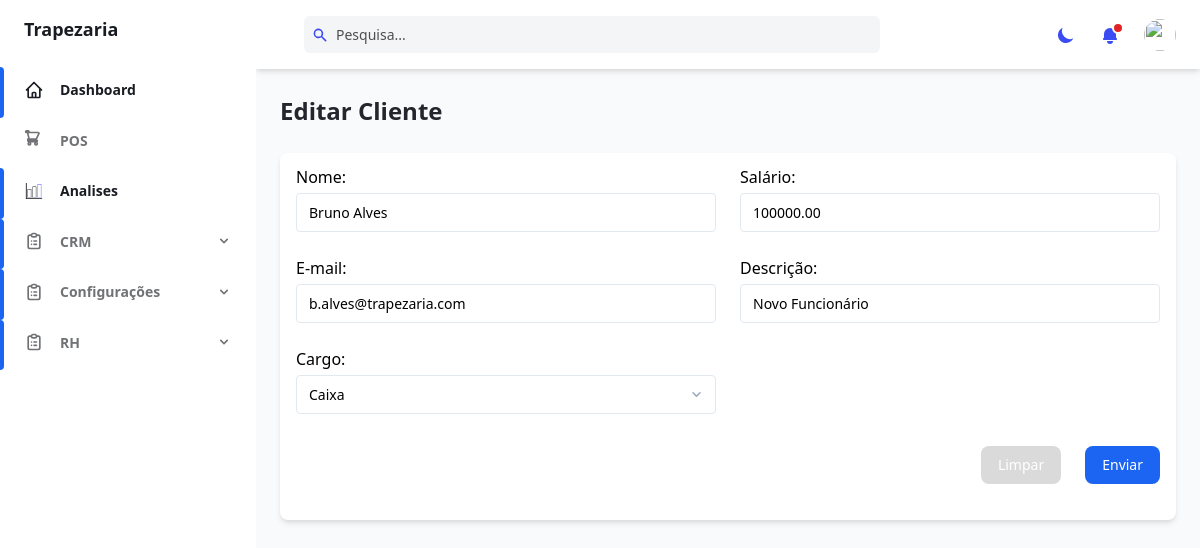
The app's page /rh/2/edit/ (signed in) with its own data.
### rh/models.py (models this page shows, shortened)
class EmployeeModel(models.Model):
    __name__='employeers'
    name = models.CharField(null=False, max_length=50)
    salary = models.DecimalField(null=False, default=25000, decimal_places=2, max_digits=12)
    email = models.CharField(null=True, max_length=100)
    description = models.TextField()
    status = models.BooleanField(default=True)
    user = models.ForeignKey(User, on_delete=models.SET_NULL, null=True)
    position = models.ForeignKey(PositionModel, on_delete=models.SET_NULL, null=True)
    class Meta:
        permissions = [
            ("view_employee", "Pode visualizar Funcionário"),
            ("change_employee", "Pode criar/editar Funcionário"),
            ("delete_employee", "Pode eliminar Funcionário"),
        ]

### rh/views.py (the view)
# urls.py: path('<str:pk>/edit/', views.employee_edit, name='employee_edit'),
@login_required
@permission_required('rh.change_employee')
def employee_edit(request, pk):
    employee = get_object_or_404(EmployeeModel, pk=pk)
    if request.method == 'POST':
        form = EmployeeForm(request.POST, instance=employee)
        if form.is_valid():
            employee = form.save()
            if employee.user:
                user = employee.user
                user.groups.clear()
                user.groups.add(employee.position.group)
            messages.success(request, f"Cliente {employee} editado com sucesso!", "text-green-500 bg-green-100 dark:text-green-100 dark:bg-green-500")
            return HttpResponseRedirect(reverse('rh:index'))
    else:
        form = EmployeeForm(instance=employee)
    return render(request, 'form.html', {'form': form, 'employee': employee, 'title': 'Editar Cliente'})

### rh/models.py (called while the page is built)
    def __str__(self):
        return self.group.name

### management/templates/form.html (shortened to what this page needs)
{% extends "base.html" %}
{% load static %}
{% block content_title %}{{title}}{% endblock content_title %}
{% block content %}
    <form method="post">
        <div class="px-4 py-3 mb-6 bg-white rounded-lg shadow-md dark:bg-gray-800">
            <div class="grid gap-6 mb-8 md:grid-cols-2 xl:grid-cols-2">
                {{ form.as_p }}
            </div>
            <div class="flex justify-end mb-6 mt-6 text-sm gap-6">
                <button
                    class="px-4 py-2 text-sm font-medium leading-5 text-white transition-colors duration-150 bg-gray-300 border border-transparent rounded-lg active:bg-gray-100 hover:bg-gray-100 hover:text-gray-700 focus:outline-none focus:shadow-outline-blue">
                    Limpar
                </button>
                <button
                    class="px-4 py-2 text-sm font-medium leading-5 text-white transition-colors duration-150 bg-blue-600 border border-transparent rounded-lg active:bg-blue-600 hover:bg-blue-700 focus:outline-none focus:shadow-outline-blue">
                    Enviar
                </button>
            </div>
        </div>
    </form>
</div>
{% endblock content %}

### records on screen
EmployeeModel: name "Bruno Alves", salary "100000.00", email "b.alves@trapezaria.com", description "Novo Funcionário", position "Caixa"

### other values on screen
{{ title }} "Editar Cliente"
